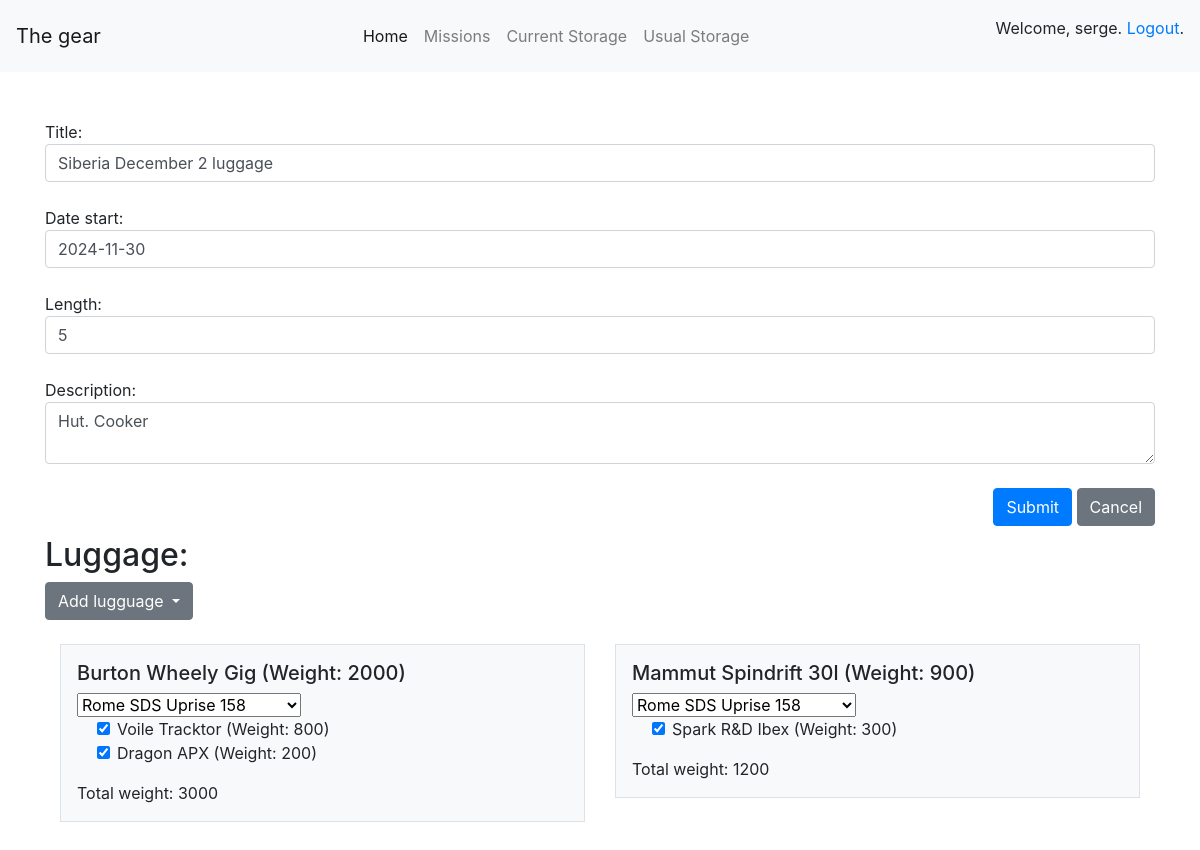
The page /mission_view.html/9 (signed in) on the database its author committed.
### gearapp/models.py (models this page shows)
class Mission(models.Model):
    title = models.CharField(max_length=1024)
    date_start = models.DateField()
    duration = models.IntegerField(default=0)
    description = models.TextField(null=True)
    user = models.ForeignKey(User, on_delete=models.CASCADE, null=True)

class MissionItem(models.Model):
    mission = models.ForeignKey(Mission, related_name="missiont_item", on_delete=models.CASCADE)
    item = models.ForeignKey(Item, related_name="mission_item_item", on_delete=models.CASCADE)
    storage = models.ForeignKey('self', related_name="mission_item_strorageitem",
                                on_delete=models.SET_NULL, blank=True, null=True)

class Item(models.Model):
    item_category = models.ForeignKey(ItemCategory, on_delete=models.CASCADE, verbose_name='Sub category')
    brand = models.CharField(max_length=255)
    name = models.CharField(max_length=255)
    purchase_date = models.DateField(blank=True, null=True)
    weight = models.IntegerField()
    image = ResizedImageField(size=[286, 180], upload_to='item_images', blank=True, null=True)
    info = models.TextField(blank=True, null=True)
    damaged = models.BooleanField()
    retired = models.BooleanField()
    current_storage = models.ForeignKey(Storage, related_name="current_storage", on_delete=models.SET_NULL,
                                        verbose_name='Current Storage', blank=True, null=True)
    last_storage = models.ForeignKey(Storage, related_name="last_storage", on_delete=models.SET_NULL,
                                     verbose_name='Last Storage', blank=True, null=True)
    lease_person = models.CharField(max_length=255, null=True, blank=True)
    def __str__(self):
        return f"{self.brand} {self.name}"

### gearapp/views.py (the view, shortened to what this page needs)
# urls.py: path('mission_view.html/<str:id>', mission_view),
def mission_view(request, id):
    context = {}
    if request.user.id is not None:
        mission = Mission.objects.all().filter(user_id=request.user).get(id=id)
        context["data"] = mission
        lug_cat = MainCategory.objects.all().filter(user_id=request.user).filter(name = 'Luggage')[:1].get()
        all_items = Item.objects.all().select_related("item_category").select_related("item_category__maincategory").filter(
            item_category__maincategory__user_id=request.user)
        context["items"] = all_items.exclude(item_category__maincategory__id=lug_cat.id)
        context["avail_luggage"] = all_items.filter(item_category__maincategory__id=lug_cat.id)
        context["mission_luggage"] = MissionItem.objects.all().filter(mission_id = mission.id).filter(storage=None)
        context["mission_items"] = MissionItem.objects.all().filter(mission_id = mission.id).exclude(storage=None)
    return render(request, "gearapp/mission_view.html", context)

### templates/gearapp/mission_view.html (shortened to what this page needs)
{% extends "gearapp/base.html" %}
{% block content %}
    <form id="mission_form" method="POST">
        <div>
            Title: <input id="id-title" name="title" class="form-control" value="{{ data.title }}"><br />
            Date start: <input id="id-date_start" name="date_start" class="form-control" value="{{data.date_start|date:"Y-m-d" }}"><br />
            Length: <input id="id-duration" name="duration" class="form-control" value="{{ data.duration }}"><br />
            Description: <textarea id="id-description" name="description" class="form-control">{{ data.description }}</textarea><br/>
        </div>
        <div class="controlpanel">
            <button type="submit"  class="btn btn-primary" >Submit</button>
            <button type="button"  class="btn btn-secondary"  onclick="location.href='{{ BASE_URL }}/missions_list.html'">Cancel</button>
        </div>
        <br />
        <br />
        <h2>Luggage:</h2>
        <div class="dropdown">
            <button class="btn btn-secondary dropdown-toggle" type="button" id="dropdownMenuButton" data-toggle="dropdown" aria-haspopup="true" aria-expanded="false">
                Add lugguage
            </button>
        </div>
        <br />
        <div class="container overflow-hidden">
          <div class="row gx-5" id="luggage-items-list" >
              {% for ml in mission_luggage %}
                <div class="col" data-value="{{ml.item.id}}">
                    <div class="p-3 border bg-light">
                        <h5>{{ ml.item }} (Weight: {{ml.item.weight}})</h5>
                        <select class="selectpicker" id="selectpicker{{ml.item.id}}" data-value="{{ml.item.id}}" data-dropup-auto="false" data-live-search="true" title="Choose one...">
                           {% for i in items %}
                                <option data-value="{{i.id}}">{{ i }}</option>
                           {% endfor %}
                        </select>
                        <ul class="itemlist" data-value="{{ml.item.id}}" >
                            {% for mi in mission_items %}
                                {% if mi.storage_id == ml.id %}
                                    <li data-value="{{mi.item.id}}">
                                        <input class="form-check-input" type="checkbox" value="{{mi.item.id}}" id="flexCheckChecked" checked>
                                        {{mi.item}}
                                        <span class="weight">(Weight: {{mi.item.weight}})</span>
                                    </li>
                                {% endif %}
                            {% endfor %}
                        </ul>
                    </div>
                </div>
              {% endfor %}
          </div>
        </div>
    </form>
{% endblock content %}

### templates/gearapp/base.html (shortened to what this page needs)
<!DOCTYPE html>
<html>
    <head>
        <link rel="stylesheet" href="https://cdn.jsdelivr.net/npm/bootstrap-select@1.13.14/dist/css/bootstrap-select.min.css">
        <link rel="stylesheet" href="https://stackpath.bootstrapcdn.com/bootstrap/4.3.1/css/bootstrap.min.css">
    </head>
    <body>
            <nav class="navbar navbar-light bg-light">
                <a class="navbar-brand" href="/">The gear</a>
                <nav class="navbar navbar-expand-lg navbar-light bg-light">
                  <div class="collapse navbar-collapse" id="navbarNavAltMarkup">
                    <div class="navbar-nav">
                        <a class="nav-item nav-link active" href="/">Home <span class="sr-only">(current)</span></a>
                        <a class="nav-item nav-link" href="/missions_list.html">Missions</a>
                        <a class="nav-item nav-link" href="/current_storage.html">Current Storage</a>
                        <a class="nav-item nav-link" href="/usual_storage.html">Usual Storage</a>
                    </div>
                  </div>
                </nav>
                <div>
                {% if user.is_authenticated %}
                    <p>Welcome, {{ user.get_username }}. <a href="/logout.html">Logout</a>.</p>
                {% else %}
                    <p>Welcome, new user. Please <a href="/login.html">log in</a>.</p>
                {% endif %}
                </div>
            </nav>
            <br/><br/>
            <div class="container">
                {% block content %}{% endblock content %}
            </div>
    </body>
</html>

### templates/gearapp/mission_view.html (style rules this page uses)
.container { min-height: 1000px; }
.controlpanel { float: right; }

### rows shown on the page
Mission: title "Siberia December 2 luggage", date_start "2024-11-30", duration "5", description "Hut. Cooker"
MissionItem: item "Burton Wheely Gig", item.weight "2000"
MissionItem: item "Voile Tracktor"
MissionItem: item "Dragon APX"
MissionItem: item "Mammut Spindrift 30l", item.weight "900"
MissionItem: item "Spark R&D Ibex"

### other values the page prints
{{ user.get_username }} "serge"
form field value "Rome SDS Uprise 158"
